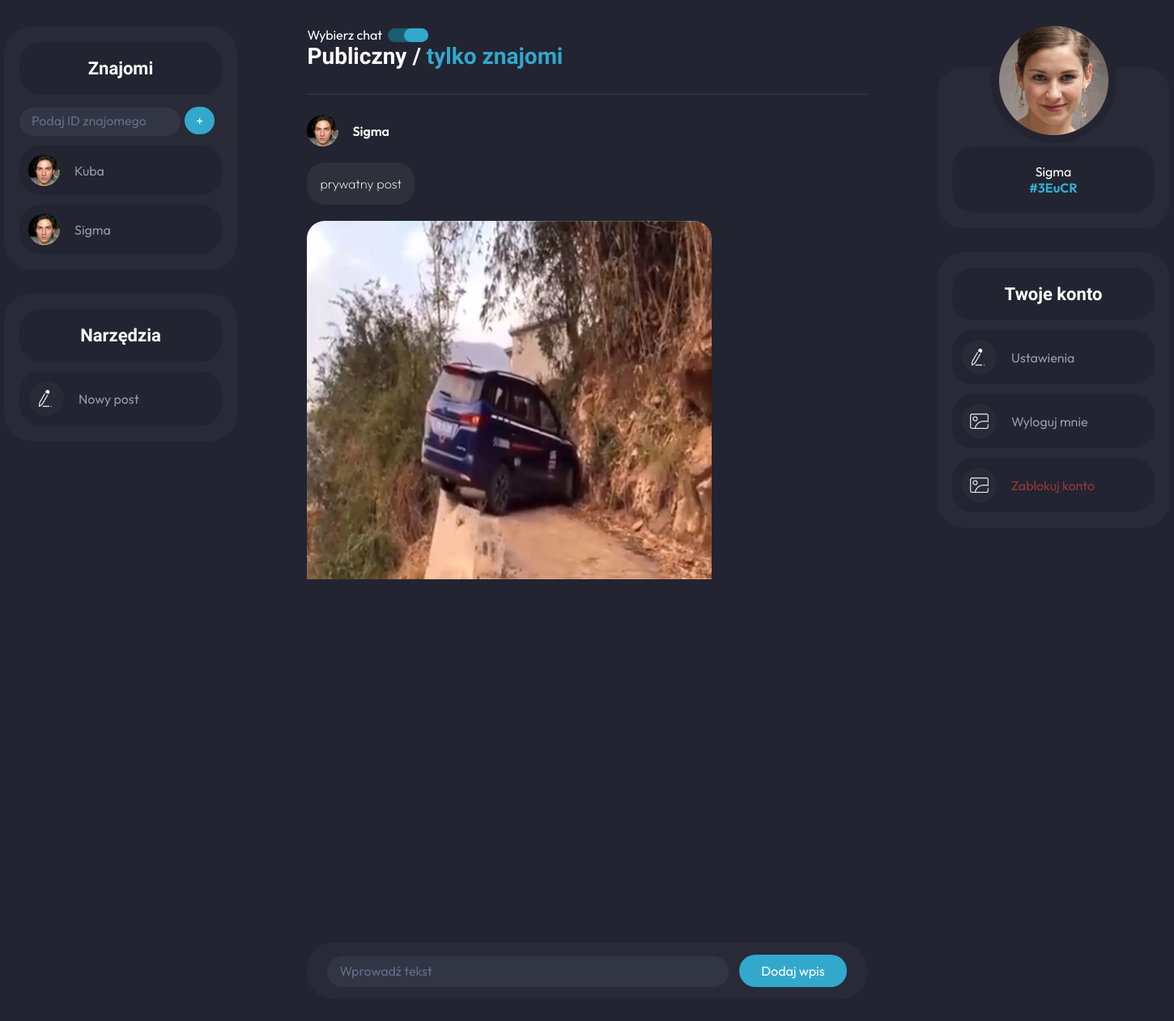
The page /friends.php (signed in) on the database its author committed.
### tables this page shows
CREATE TABLE `users` (
  `id` int(11) NOT NULL,
  `login` varchar(32) NOT NULL,
  `mail` varchar(128) NOT NULL,
  `password` varchar(1024) NOT NULL,
  `friend_id` varchar(11) NOT NULL,
  `friends` varchar(128) NOT NULL
);

CREATE TABLE `friends` (
  `id` int(11) NOT NULL,
  `user_id` varchar(255) NOT NULL,
  `connected_to` varchar(255) NOT NULL
);

CREATE TABLE `posts` (
  `id` int(11) NOT NULL,
  `content` varchar(255) DEFAULT NULL,
  `comments` varchar(255) DEFAULT NULL,
  `author` varchar(255) DEFAULT NULL,
  `createdAt` varchar(255) NOT NULL,
  `attachments` blob DEFAULT NULL,
  `author_id` varchar(256) NOT NULL,
  `status` varchar(255) NOT NULL
);

### friends.php (the view, shortened to what this page needs)
<!DOCTYPE html>
<html lang="en">
<head>
</head>
<body>
    <div class="main-container">
        <div class="container-left">
            <div class="friends-container">
                <div class="friend-header">
                    <h1>Znajomi</h1>
                </div>
                <div class="input-label">
                    <form method='POST' action='App/Create/AddFriend.php'>
                        <input class='input-friend-id' type=text placeholder="Podaj ID znajomego"
                            name='add_friend'><input type='submit' name='add_friend_submit' class="add-friend-plus" value="+">
                            <input type="hidden" name="typeOfPost" value="private"></form>
                </div>
                <div class="friends-search">
                    <?php
                    $servername = "localhost";
                    $database = "socialise";
                    $username = "root";
                    $password = "";
                    $conn = mysqli_connect($servername, $username, $password, $database);
                    $result = $conn->query('SELECT connected_to FROM friends WHERE user_id=' . $_SESSION["user_id"] . '');
                    while ($row = mysqli_fetch_array($result)) {
                        $sql_friend = 'SELECT * FROM users WHERE id=' . $row['connected_to'] . '';
                        $result_friend = $conn->query($sql_friend);
                        while ($row_friend = mysqli_fetch_assoc($result_friend)) {
                            echo '                    <div class="friend-label">
                            <img src="App\Images\profile-image.png">
                            <p>' . $row_friend['login'] . '</p>
                        </div>';
                        }
                    }
                    ?>
                </div>
            </div>
            <div class="tool-container">
                <div class="tool-header">
                    <h1>Narzędzia</h1>
                </div>
                <div class="tool-label" onClick='addPostPopup()'>
                    <img src="App\Images\new-post.png">
                    <p>Nowy post</p>
                </div>
            </div>
        </div>
        <div class="container-middle">
            <div class="main-middle-section">
                <div class="main-choose-wrapper">
                    <label class="choose-paragraph-label">
                        <p class="choose-paragraph">Wybierz chat
                        <div id="checkbox-choose-wrapper">
                            <div id="checkbox-choose-inside"></div>
                        </div>
                        </p>
                    </label>
                </div>
                <h1 class="type-of-chat-header"><span class="second-option">Publiczny</span> / <span
                        class="first-option"> tylko znajomi</span></h1>
                <div class="posts-container">
                    <?php
                        $sql = 'SELECT * FROM posts WHERE status="private" ORDER BY createdAt DESC';
                        $result_friend = $conn->query($sql);
                        while ($row = $result_friend->fetch_assoc()) {
                            $author_id = $row['author_id'];
                            $author = $row['author'];
                            $content = $row['content'];
                            $attachments = $row['attachments'];
                            $result = $conn->query('SELECT * FROM friends');
                            while ($row = mysqli_fetch_array($result)){
                                if($_SESSION['user_id']==$row['user_id'] && $row['connected_to']==$author_id)
                                {
                                    echo '<div class="post-label">
                                    <div class="author-info-wrapper">
                                        <img src="App\Images\profile-image.png" class="author-image-profile">
                                        <p class="author-name">' . $author . '</p>
                                    </div>
                                    <div class="post-text-wrapper">
                                        <span class="post-text-content">' . $content . '</span>
                                    </div>
                                    ';
                                    if ($attachments != null) {
                                        echo ' <div class="post-text-wrapper post-image">
                                                            <img src="./uploaded_images/' . $attachments . '">
                                                        </div>';
                                    }
                                    echo '
                                    <div class="reactions-wrapper">
                                        <label>
                                            <span class="reactions-comment"><img src="App\Images\chat-icon.png">Napisz
                                                komentarz</span>
                                        </label>
                                        <label>
                                            <span class="reactions-add-friend"><img src="App\Images\add-friend.png">Zaproś do
                                                znajomych</span>
                                        </label>
                                    </div>
                                </div>';
                                    }
                                }
                            }
                    ?>
                </div>
                <div class="add-post-wrapper">
                    <form method='POST' action='App/Create/AddPost.php' enctype="multipart/form-data">
                        <input type="text" placeholder="Wprowadź tekst" class="input-post" name='input-post'><input
                            type='submit' class="add-post-button" value='Dodaj wpis' name='input-post-submit'><input type="hidden" name="typeOfPost" value="private">
                    </form>
                </div>
            </div>
        </div>
        <div class="container-right">
            <div class="profile-container">
                <div class="your-image">
                    <img src="App\Images\your-image.png">
                </div>
                <div class="your-profile-label">
                    <p class="your-profile-image">
                        <?php
                        $result = $conn->query("SELECT * FROM users WHERE id=" . $_SESSION['user_id'] . "");
                        while ($row = $result->fetch_assoc()) {
                            echo '
                            <p class="your-profile-image">
                            ' . $row["login"] . '
                            </p>
                            <p class="your-friend-id">' . $row['friend_id'] . '</p>
                            ';
                        }
                        ?>
                </div>
            </div>
            <div class="account-container">
                <div class="account-header">
                    <h1>Twoje konto</h1>
                </div>
                <div class="account-label">
                    <img src="App\Images\settings.png">
                    <p>Ustawienia</p>
                </div>
                <div class="account-label" onclick="logoutPopup()">
                    <img src="App\Images\logout.png">
                    <p>Wyloguj mnie</p>
                </div>
                <div class="account-label block-label" onclick="blockAccount()">
                    <img src="App\Images\delete.png">
                    <p class="block-account">Zablokuj konto</p>
                </div>
            </div>
        </div>
    </div>
</body>
</html>

### friends.php (style rules this page uses)
body { margin: 0; padding: 0; background-color: #222431; }
.main-container { padding-top: 33px; width: 1440px; height: 90dvh; margin: auto; display: grid; grid-template-columns: 20% 60% 20%; }
.container-left { align-items: center; display: flex; flex-direction: column; }
.container-right { align-items: center; display: flex; flex-direction: column; margin-top: 50px; }
* { margin: 0; padding: 0; box-sizing: border-box; }
.input-friend-id { border-radius: 46px; background: #323544; border: none; padding: 10px 15px 10px 15px; color: white; width: 80%; outline: none; }
.input-friend-id::placeholder, .input-post::placeholder { color: #686C86; font-family: Outfit; font-size: 16px; }
.friends-container, .tool-container, .profile-container, .account-container { background: #282A37; border-radius: 33px; width: 100%; padding: 19px; }
.profile-container { text-align: center; }
.account-container { margin-top: 30px; }
.profile-container img { margin-top: -80px; }
.your-profile-label { background-color: #222431; color: white; padding: 21px; border-radius: 26px; }
.your-profile-label p { font-family: Outfit; }
.your-friend-id { color: #32A8CD; font-weight: bold; }
h1 { font-family: Reem Kufi Fun; color: white; font-weight: 600; font-size: 22px; text-align: center; padding: 20px; }
.tool-header, .friend-header, .account-header { border-radius: 26px; background: #222431; }
.tool-container { margin-top: 30px; }
.input-label { margin-top: 15px; display: flex; justify-content: space-between; position: relative; }
.friend-label { color: #9598A7; font-size: 16px; border-radius: 26px; background: #222431; padding: 11px; margin-top: 12px; display: flex; align-items: center; font-family: Outfit; }
.tool-label, .account-label { color: #9598A7; font-size: 16px; border-radius: 26px; background: #222431; padding: 11px; margin-top: 12px; display: flex; align-items: center; font-family: Outfit; }
.friend-label p { margin-left: 18px; }
.tool-label p { margin-left: 18px; }
.your-profile-image { font-size: 16px; }
.account-label, .tool-label { border: 1px solid #222431; transition: border-color 0.4s ease; }
.account-label p { margin-left: 18px; }
.block-account { color: #963737 }
.type-of-chat-header { text-align: left !important; margin: 0 !important; padding: 0 !important; font-size: 28px; }
.choose-paragraph { font-family: Outfit; font-weight: 400; color: white; }
#checkbox-choose-wrapper { width: 50px; height: 17px; background: #1B5C71; border-radius: 43px; }
#checkbox-choose-inside { background: #32A8CD; border-radius: 43px; width: 60%; height: 100%; transition: .2s all ease-in-out; }
.first-option { color: #32A8CD; }
.main-choose-wrapper, .choose-paragraph-label { display: flex; align-items: center; }
#checkbox-choose-wrapper { margin-left: 7px; }
.author-info-wrapper { display: flex; align-items: center; }
.author-name { font-size: 16px; color: white; font-family: Outfit; font-weight: 600; margin-left: 17px; }
.post-text-wrapper { max-width: 70%; margin-top: 30px; }
.post-text-content { color: white; font-weight: 200; font-family: Outfit; }
.post-label { border-top: 1px solid rgba(255, 255, 255, 0.103); border-bottom: 1px solid rgba(255, 255, 255, 0.103); padding: 25px 0 35px 0; }
.main-middle-section { width: 80%; height: 100%; margin: auto; position: relative; }
.posts-container { margin-top: 30px; max-height: 600px; overflow-y: auto; }
.post-text-wrapper { padding: 16px; margin-top: 20px; background: #2E303A; border-radius: 22px; max-width: max-content; }
.add-post-wrapper { border-radius: 33px; background: #282A37; padding: 15px; position: absolute; bottom: 0; width: 100%; }
.input-post { color: #686C86; color: white; border-radius: 46px; background: #323544; outline: none; font-size: 16px; border: none; padding: 10px 15px 10px 15px; width: 75%; margin-left: 10px; }
.add-post-button { border-radius: 46px; background: #32A8CD; outline: none; color: white; font-family: Outfit; font-size: 16px; border: none; padding: 10px 25px 10px 25px; width: 20%; margin-left: 13px; }
.post-image { background-color: transparent; padding: 0; object-fit: cover; object-position: center; width: 500px; height: auto; }
.post-image img { border-radius: 22px; width: 100%; height: 100%; }
div#checkbox-choose-wrapper { transform: rotate(180deg); }
.add-friend-plus { background: #32A8CD; outline: none; color: white; font-family: Outfit; font-size: 16px; border: none; padding:7px; width:37px; margin-left:5px; border-radius:32px; }

### rows shown on the page
users: login "Kuba"
friends: posts.attachments (picture)
users: login "Sigma", friend "#3EuCR"
posts: author "Sigma", content "prywatny post"
